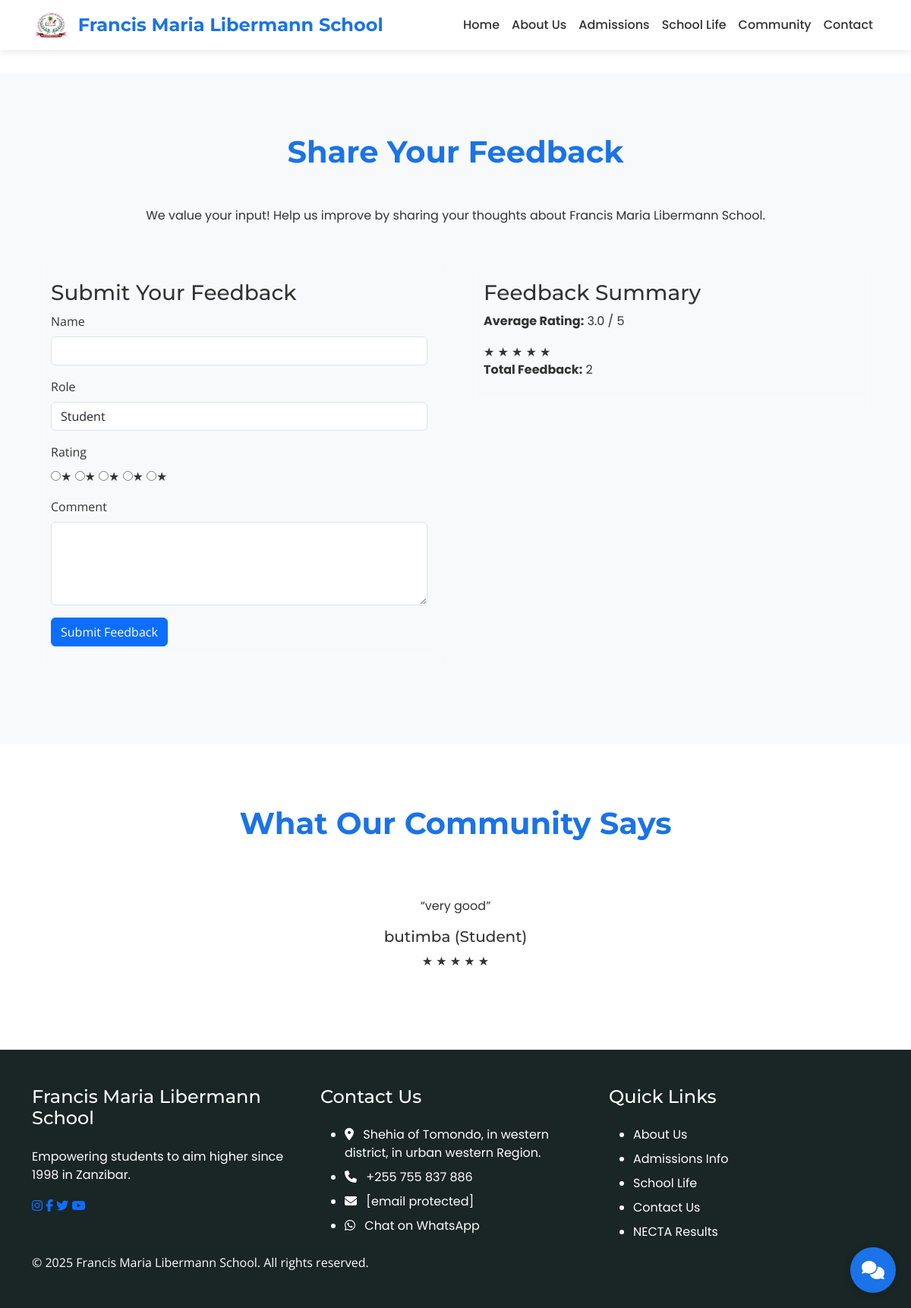
The page /feedback on the database as committed earlier.
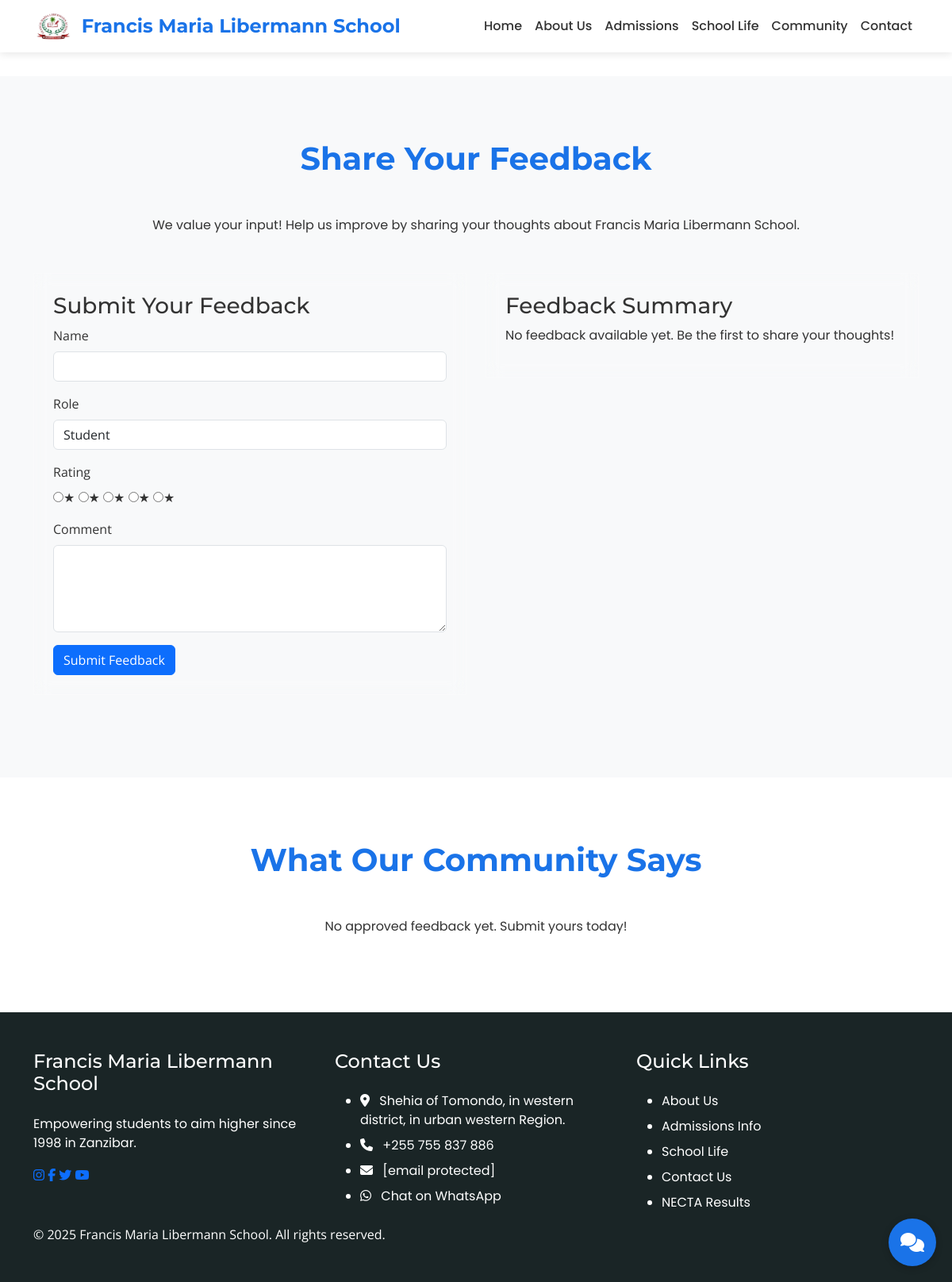
The same page on the database as committed later.
### app/models.py (models this page shows, shortened)
class Feedback(db.Model):
    id = db.Column(db.Integer, primary_key=True)
    name = db.Column(db.String(100), nullable=False)
    role = db.Column(db.String(50), nullable=False)
    comment = db.Column(db.Text, nullable=False)
    rating = db.Column(db.Integer, nullable=False)
    approved = db.Column(db.Boolean, default=False)
    created_at = db.Column(db.DateTime, default=datetime.utcnow)

### app/routes.py (the view, shortened to what this page needs)
@main.route('/feedback', methods=['GET', 'POST'])
def feedback():
    approved_feedback = Feedback.query.filter_by(approved=True).all()
    return render_template('student-feedback.html',
                           feedback_list=approved_feedback,
                           current_page='feedback')

### app/templates/student-feedback.html (shortened to what this page needs)
{% extends "base.html" %}
{% block content %}
<section id="feedback" class="section bg-light" data-aos="fade-up">
    <div class="container">
        <h2 class="section-title">Share Your Feedback</h2>
        <p class="text-center mb-5">
            We value your input! Help us improve by sharing your thoughts about Francis Maria Libermann School.
        </p>
        <div class="row">
            <div class="col-md-6 mb-4">
                <div class="glass-card p-4">
                    <h3>Submit Your Feedback</h3>
                    <form action="{{ url_for('main.feedback') }}" method="POST">
                        <div class="mb-3">
                            <label for="name" class="form-label">Name</label>
                            <input type="text" class="form-control" id="name" name="name" required>
                        </div>
                        <div class="mb-3">
                            <label for="role" class="form-label">Role</label>
                            <select class="form-control" id="role" name="role" required>
                                <option value="student">Student</option>
                            </select>
                        </div>
                        <div class="mb-3">
                            <label for="rating" class="form-label">Rating</label>
                            <div class="star-rating">
                                <input type="radio" id="star5" name="rating" value="5" required><label for="star5">★</label>
                                <input type="radio" id="star4" name="rating" value="4"><label for="star4">★</label>
                                <input type="radio" id="star3" name="rating" value="3"><label for="star3">★</label>
                                <input type="radio" id="star2" name="rating" value="2"><label for="star2">★</label>
                                <input type="radio" id="star1" name="rating" value="1"><label for="star1">★</label>
                            </div>
                        </div>
                        <div class="mb-3">
                            <label for="comment" class="form-label">Comment</label>
                            <textarea class="form-control" id="comment" name="comment" rows="4" required></textarea>
                        </div>
                        <button type="submit" class="btn btn-primary">Submit Feedback</button>
                    </form>
                </div>
            </div>
            <div class="col-md-6 mb-4">
                <div class="glass-card p-4">
                    <h3>Feedback Summary</h3>
                    {% if feedback_list %}
                        {% set total = feedback_list | map(attribute='rating') | list %}
                        {% set average = total | sum / total | length %}
                        <p><strong>Average Rating:</strong> {{ average | round(1) }} / 5</p>
                        <div class="star-display">
                            {% for i in range(5) %}
                                <span class="star {% if i < average | round(0, 'floor') %}filled{% endif %}">★</span>
                            {% endfor %}
                        </div>
                        <p><strong>Total Feedback:</strong> {{ feedback_list | length }}</p>
                    {% else %}
                        <p>No feedback available yet. Be the first to share your thoughts!</p>
                    {% endif %}
                </div>
            </div>
        </div>
    </div>
</section>
<section id="approved-feedback" class="section bg-white" data-aos="fade-up">
    <div class="container">
        <h2 class="section-title">What Our Community Says</h2>
        {% if feedback_list %}
            <div id="feedbackCarousel" class="carousel slide" data-bs-ride="carousel">
                <div class="carousel-inner">
                    {% for feedback in feedback_list %}
                        <div class="carousel-item {% if loop.first %}active{% endif %}">
                            <div class="glass-card p-4 text-center">
                                <p>“{{ feedback.comment }}”</p>
                                <h5>{{ feedback.name }} ({{ feedback.role | capitalize }})</h5>
                                <div class="star-display">
                                    {% for i in range(5) %}
                                        <span class="star {% if i < feedback.rating %}filled{% endif %}">★</span>
                                    {% endfor %}
                                </div>
                            </div>
                        </div>
                    {% endfor %}
                </div>
                <button class="carousel-control-prev" type="button" data-bs-target="#feedbackCarousel" data-bs-slide="prev">
                    <span class="carousel-control-prev-icon" aria-hidden="true"></span>
                </button>
                <button class="carousel-control-next" type="button" data-bs-target="#feedbackCarousel" data-bs-slide="next">
                    <span class="carousel-control-next-icon" aria-hidden="true"></span>
                </button>
            </div>
        {% else %}
            <p class="text-center">No approved feedback yet. Submit yours today!</p>
        {% endif %}
    </div>
</section>
{% endblock %}

### app/templates/base.html (shortened to what this page needs)
<!DOCTYPE html>
<html lang="en">
<head>
    <link rel="stylesheet" href="https://cdnjs.cloudflare.com/ajax/libs/font-awesome/6.5.1/css/all.min.css">
    <link href="https://cdn.jsdelivr.net/npm/bootstrap@5.3.3/dist/css/bootstrap.min.css" rel="stylesheet">
    <link rel="stylesheet" href="https://unpkg.com/aos@2.3.1/dist/aos.css">
    <link rel="stylesheet" href="{{ url_for('static', filename='styles.css') }}">
</head>
<body>
    <div id="content" style="display: none;">
        <nav class="navbar navbar-expand-lg navbar-light fixed-top" id="mainNav">
            <div class="container">
                <a class="navbar-brand" href="{{ url_for('main.index') }}" data-translate="Francis Maria Libermann School">
                    <img src="{{ url_for('static', filename='assets/logo.jpeg') }}" alt="FML Logo" style="height: 40px; display: inline-block; vertical-align: middle; margin-right: 10px;">
                    Francis Maria Libermann School
                </a>
                <div class="collapse navbar-collapse" id="navbarNav">
                    <ul class="navbar-nav ms-auto">
                        <li class="nav-item">
                            <a class="nav-link {% if current_page == 'index' %}active{% endif %}" href="{{ url_for('main.index') }}" data-translate="Home">Home</a>
                        </li>
                        <li class="nav-item">
                            <a class="nav-link {% if current_page == 'about' %}active{% endif %}" href="{{ url_for('main.index') }}#about" data-translate="About Us">About Us</a>
                        </li>
                        <li class="nav-item">
                            <a class="nav-link {% if current_page == 'admissions' %}active{% endif %}" href="{{ url_for('main.admissions') }}" data-translate="Admissions">Admissions</a>
                        </li>
                        <li class="nav-item">
                            <a class="nav-link {% if current_page == 'school-life' %}active{% endif %}" href="{{ url_for('main.school_life') }}" data-translate="School Life">School Life</a>
                        </li>
                        <li class="nav-item">
                            <a class="nav-link {% if current_page == 'community' %}active{% endif %}" href="{{ url_for('main.community') }}" data-translate="Community">Community</a>
                        </li>
                        <li class="nav-item">
                            <a class="nav-link {% if current_page == 'contact' %}active{% endif %}" href="{{ url_for('main.contact') }}" data-translate="Contact">Contact</a>
                        </li>
                    </ul>
                </div>
            </div>
        </nav>
        <div class="container mt-5 pt-5" id="flashMessages">
        </div>
        {% block content %}{% endblock %}
        <footer class="footer">
            <div class="container">
                <div class="row">
                    <div class="col-lg-4 mb-4 mb-lg-0">
                        <h4 data-translate="Francis Maria Libermann School">Francis Maria Libermann School</h4>
                        <p data-translate="Empowering students to aim higher since 1998 in Zanzibar.">
                            Empowering students to aim higher since 1998 in Zanzibar.
                        </p>
                        <div class="social-links">
                            <a href="https://www.instagram.com/marist_unleashed/?hl=en" target="_blank" aria-label="Instagram"><i class="fab fa-instagram"></i></a>
                            <a href="https://www.facebook.com/MaristsTanzania/" target="_blank" aria-label="Facebook"><i class="fab fa-facebook-f"></i></a>
                            <a href="#" aria-label="Twitter"><i class="fab fa-twitter"></i></a>
                            <a href="#" aria-label="YouTube"><i class="fab fa-youtube"></i></a>
                        </div>
                    </div>
                    <div class="col-lg-4 mb-4 mb-lg-0">
                        <h4 data-translate="Contact Us">Contact Us</h4>
                        <ul class="footer-links">
                            <li><i class="fas fa-map-marker-alt me-2" aria-hidden="true"></i> <span data-translate="Shehia of Tomondo, in western district, in urban western Region.">Shehia of Tomondo, in western district, in urban western Region.</span></li>
                            <li><i class="fas fa-phone me-2" aria-hidden="true"></i> <span data-translate="+255 755 837 886">+255 755 837 886</span></li>
                            <li><i class="fas fa-envelope me-2" aria-hidden="true"></i> <span data-translate="info@maristboys.ac.tz"><a href="/cdn-cgi/l/email-protection" class="__cf_email__" data-cfemail="b7ded9d1d8f7dad6c5dec4c3d5d8cec499d6d499c3cd">[email protected]</a></span></li>
                            <li><i class="fab fa-whatsapp me-2" aria-hidden="true"></i> <a href="https://wa.me/255742901900?text=Hello,%20I%20need%20assistance%20with%20Francis%20Maria%20Libermann%20School!" target="_blank" data-translate="Chat on WhatsApp">Chat on WhatsApp</a></li>
                        </ul>
                    </div>
                    <div class="col-lg-4">
                        <h4 data-translate="Quick Links">Quick Links</h4>
                        <ul class="footer-links">
                            <li><a href="{{ url_for('main.index') }}#about" data-translate="About Us">About Us</a></li>
                            <li><a href="{{ url_for('main.admissions') }}" data-translate="Admissions Info">Admissions Info</a></li>
                            <li><a href="{{ url_for('main.school_life') }}" data-translate="School Life">School Life</a></li>
                            <li><a href="{{ url_for('main.contact') }}" data-translate="Contact Us">Contact Us</a></li>
                            <li><a href="https://matokeo.necta.go.tz/" target="_blank" data-translate="NECTA Results">NECTA Results</a></li>
                        </ul>
                    </div>
                </div>
                <div class="copyright" data-translate="© 2025 Francis Maria Libermann School. All rights reserved.">
                    © 2025 Francis Maria Libermann School. All rights reserved.
                </div>
            </div>
        </footer>
        <div class="chatbot">
            <button class="chatbot-toggle" aria-label="Open Chatbot">
                <i class="fas fa-comments" aria-hidden="true"></i>
            </button>
        </div>
    </div>
</body>
</html>

### app/static/styles.css (style rules this page uses)
body { font-family: 'Open Sans', sans-serif; color: #333; margin: 0; padding: 0; overflow-x: hidden; overflow-y: hidden; transition: overflow-y 0.3s ease; }
body.loaded { overflow-y: auto; }
h1, h2, h3, h4, h5, h6 { font-family: 'Montserrat', sans-serif; }
p, a, li { font-family: 'Poppins', sans-serif; }
#content { opacity: 0; transition: opacity 0.5s ease; }
#content.visible { opacity: 1; }
.navbar { transition: all 0.3s ease; background: rgba(255, 255, 255, 0.95); box-shadow: 0 2px 10px rgba(0, 0, 0, 0.1); position: fixed; width: 100%; z-index: 1000; }
.navbar-brand { font-family: 'Montserrat', sans-serif; font-weight: 700; font-size: 1.5rem; color: #1a73e8 !important; transition: color 0.3s ease; display: flex; align-items: center; }
.navbar-brand img { height: 40px; margin-right: 10px; transition: height 0.3s ease; }
.nav-item { position: relative; }
.nav-link { font-family: 'Poppins', sans-serif; font-weight: 500; font-size: 1rem; color: #333 !important; padding: 10px 15px; transition: color 0.3s ease; position: relative; display: inline-block; }
.nav-link::after { content: ''; position: absolute; width: 0; height: 2px; bottom: 0; left: 0; background-color: #1a73e8; transition: width 0.3s ease; }
.section { padding: 5rem 0; }
.section-title { font-size: 2.5rem; font-weight: 700; text-align: center; margin-bottom: 3rem; color: #1a73e8; }
.glass-card { background: rgba(255, 255, 255, 0.1); backdrop-filter: blur(10px); border: 1px solid rgba(255, 255, 255, 0.2); transition: transform 0.3s ease, box-shadow 0.3s ease; }
.footer { background: #1a2526; color: #fff; padding: 3rem 0; }
.footer h4 { font-size: 1.5rem; margin-bottom: 1.5rem; }
.footer-links li { margin-bottom: 0.5rem; }
.footer-links a { color: #fff; text-decoration: none; transition: color 0.3s ease; }
.chatbot { position: fixed; bottom: 20px; right: 20px; z-index: 1000; }
.chatbot-toggle { background: #1a73e8; color: #fff; border: none; width: 60px; height: 60px; border-radius: 50%; display: flex; justify-content: center; align-items: center; font-size: 1.5rem; cursor: pointer; box-shadow: 0 2px 10px rgba(0, 0, 0, 0.2); transition: background 0.3s ease; }

Rows that differ between the two databases and show on the page:
removed Feedback: rating 1 (drawn), comment "very good", name "butimba", role "Student"
Other text that changed with them:
{{ average | round(1) }}: "3.0" → (not shown)
{{ feedback_list | length }}: "2" → (not shown)
text no longer shown: "Average Rating: / 5 Total Feedback:"
text now shown: "No feedback available yet. Be the first to share your thoughts! No approved feedback yet. Submit yours today!"
